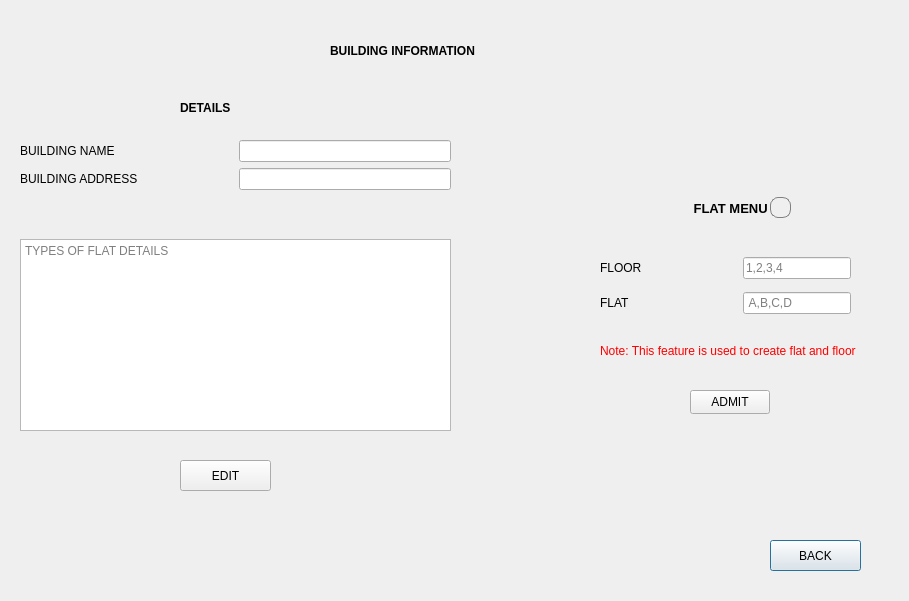
<?xml version="1.0" encoding="UTF-8"?>
<ui version="4.0">
 <class>building_customize_menu</class>
 <widget class="QDialog" name="building_customize_menu">
  <property name="geometry">
   <rect>
    <x>0</x>
    <y>0</y>
    <width>909</width>
    <height>601</height>
   </rect>
  </property>
  <property name="windowTitle">
   <string>BUILDING INFORMATION</string>
  </property>
  <widget class="QPushButton" name="pushButton_back">
   <property name="geometry">
    <rect>
     <x>770</x>
     <y>540</y>
     <width>91</width>
     <height>31</height>
    </rect>
   </property>
   <property name="text">
    <string>BACK</string>
   </property>
  </widget>
  <widget class="QPushButton" name="pushButton_ADMIT">
   <property name="geometry">
    <rect>
     <x>690</x>
     <y>390</y>
     <width>80</width>
     <height>24</height>
    </rect>
   </property>
   <property name="text">
    <string>ADMIT</string>
   </property>
  </widget>
  <widget class="QLabel" name="label_3">
   <property name="geometry">
    <rect>
     <x>330</x>
     <y>40</y>
     <width>151</width>
     <height>21</height>
    </rect>
   </property>
   <property name="font">
    <font>
     <bold>true</bold>
    </font>
   </property>
   <property name="text">
    <string>BUILDING INFORMATION</string>
   </property>
  </widget>
  <widget class="QPushButton" name="pushButton_EDIT">
   <property name="geometry">
    <rect>
     <x>180</x>
     <y>460</y>
     <width>91</width>
     <height>31</height>
    </rect>
   </property>
   <property name="text">
    <string>EDIT</string>
   </property>
  </widget>
  <widget class="QLabel" name="label">
   <property name="geometry">
    <rect>
     <x>180</x>
     <y>100</y>
     <width>61</width>
     <height>16</height>
    </rect>
   </property>
   <property name="font">
    <font>
     <bold>true</bold>
    </font>
   </property>
   <property name="text">
    <string>DETAILS</string>
   </property>
  </widget>
  <widget class="QLabel" name="label_2">
   <property name="geometry">
    <rect>
     <x>690</x>
     <y>200</y>
     <width>121</width>
     <height>16</height>
    </rect>
   </property>
   <property name="font">
    <font>
     <pointsize>10</pointsize>
     <bold>true</bold>
    </font>
   </property>
   <property name="text">
    <string> FLAT MENU</string>
   </property>
  </widget>
  <widget class="QWidget" name="layoutWidget">
   <property name="geometry">
    <rect>
     <x>600</x>
     <y>250</y>
     <width>251</width>
     <height>71</height>
    </rect>
   </property>
   <layout class="QVBoxLayout" name="verticalLayout">
    <item>
     <layout class="QHBoxLayout" name="horizontalLayout_8">
      <item>
       <widget class="QLabel" name="label_9">
        <property name="sizePolicy">
         <sizepolicy hsizetype="Minimum" vsizetype="Fixed">
          <horstretch>0</horstretch>
          <verstretch>0</verstretch>
         </sizepolicy>
        </property>
        <property name="text">
         <string>FLOOR</string>
        </property>
       </widget>
      </item>
      <item>
       <widget class="QLineEdit" name="lineEdit_FLOOR">
        <property name="sizePolicy">
         <sizepolicy hsizetype="Fixed" vsizetype="Fixed">
          <horstretch>0</horstretch>
          <verstretch>0</verstretch>
         </sizepolicy>
        </property>
        <property name="placeholderText">
         <string>1,2,3,4</string>
        </property>
       </widget>
      </item>
     </layout>
    </item>
    <item>
     <layout class="QHBoxLayout" name="horizontalLayout_7">
      <item>
       <widget class="QLabel" name="label_8">
        <property name="sizePolicy">
         <sizepolicy hsizetype="Minimum" vsizetype="Fixed">
          <horstretch>0</horstretch>
          <verstretch>0</verstretch>
         </sizepolicy>
        </property>
        <property name="text">
         <string>FLAT</string>
        </property>
       </widget>
      </item>
      <item>
       <widget class="QLineEdit" name="lineEdit_FLAT">
        <property name="sizePolicy">
         <sizepolicy hsizetype="Fixed" vsizetype="Fixed">
          <horstretch>0</horstretch>
          <verstretch>0</verstretch>
         </sizepolicy>
        </property>
        <property name="placeholderText">
         <string> A,B,C,D</string>
        </property>
       </widget>
      </item>
     </layout>
    </item>
   </layout>
  </widget>
  <widget class="QWidget" name="layoutWidget">
   <property name="geometry">
    <rect>
     <x>20</x>
     <y>140</y>
     <width>431</width>
     <height>291</height>
    </rect>
   </property>
   <layout class="QVBoxLayout" name="verticalLayout_3">
    <item>
     <layout class="QVBoxLayout" name="verticalLayout_2">
      <item>
       <layout class="QHBoxLayout" name="horizontalLayout_5">
        <item>
         <widget class="QLabel" name="label_6">
          <property name="sizePolicy">
           <sizepolicy hsizetype="Minimum" vsizetype="Fixed">
            <horstretch>0</horstretch>
            <verstretch>0</verstretch>
           </sizepolicy>
          </property>
          <property name="text">
           <string>BUILDING NAME</string>
          </property>
         </widget>
        </item>
        <item>
         <widget class="QLineEdit" name="lineEdit_BUILD_NAME">
          <property name="sizePolicy">
           <sizepolicy hsizetype="Minimum" vsizetype="Fixed">
            <horstretch>0</horstretch>
            <verstretch>0</verstretch>
           </sizepolicy>
          </property>
          <property name="minimumSize">
           <size>
            <width>180</width>
            <height>0</height>
           </size>
          </property>
         </widget>
        </item>
       </layout>
      </item>
      <item>
       <layout class="QHBoxLayout" name="horizontalLayout_6">
        <item>
         <widget class="QLabel" name="label_7">
          <property name="sizePolicy">
           <sizepolicy hsizetype="Minimum" vsizetype="Fixed">
            <horstretch>0</horstretch>
            <verstretch>0</verstretch>
           </sizepolicy>
          </property>
          <property name="text">
           <string>BUILDING ADDRESS</string>
          </property>
         </widget>
        </item>
        <item>
         <widget class="QLineEdit" name="lineEdit_ADDRESS">
          <property name="sizePolicy">
           <sizepolicy hsizetype="Minimum" vsizetype="Fixed">
            <horstretch>0</horstretch>
            <verstretch>0</verstretch>
           </sizepolicy>
          </property>
          <property name="minimumSize">
           <size>
            <width>180</width>
            <height>0</height>
           </size>
          </property>
         </widget>
        </item>
       </layout>
      </item>
     </layout>
    </item>
    <item>
     <spacer name="verticalSpacer">
      <property name="orientation">
       <enum>Qt::Vertical</enum>
      </property>
      <property name="sizeHint" stdset="0">
       <size>
        <width>20</width>
        <height>40</height>
       </size>
      </property>
     </spacer>
    </item>
    <item>
     <widget class="QTextEdit" name="textEdit">
      <property name="placeholderText">
       <string>TYPES OF FLAT DETAILS</string>
      </property>
     </widget>
    </item>
   </layout>
  </widget>
  <widget class="QPushButton" name="pushButton_info">
   <property name="geometry">
    <rect>
     <x>770</x>
     <y>197</y>
     <width>21</width>
     <height>21</height>
    </rect>
   </property>
   <property name="styleSheet">
    <string notr="true">image: url(:/resources/resources/informaionicon.png);

border: 1px solid gray;
border-radius: 8px;
padding: 0 2px;
background: transparent;</string>
   </property>
   <property name="text">
    <string/>
   </property>
  </widget>
  <widget class="QLabel" name="label_4">
   <property name="geometry">
    <rect>
     <x>600</x>
     <y>340</y>
     <width>261</width>
     <height>21</height>
    </rect>
   </property>
   <property name="styleSheet">
    <string notr="true">color: rgb(255, 0, 0);</string>
   </property>
   <property name="text">
    <string>Note: This feature is used to create flat and floor</string>
   </property>
  </widget>
 </widget>
 <resources/>
 <connections/>
</ui>
